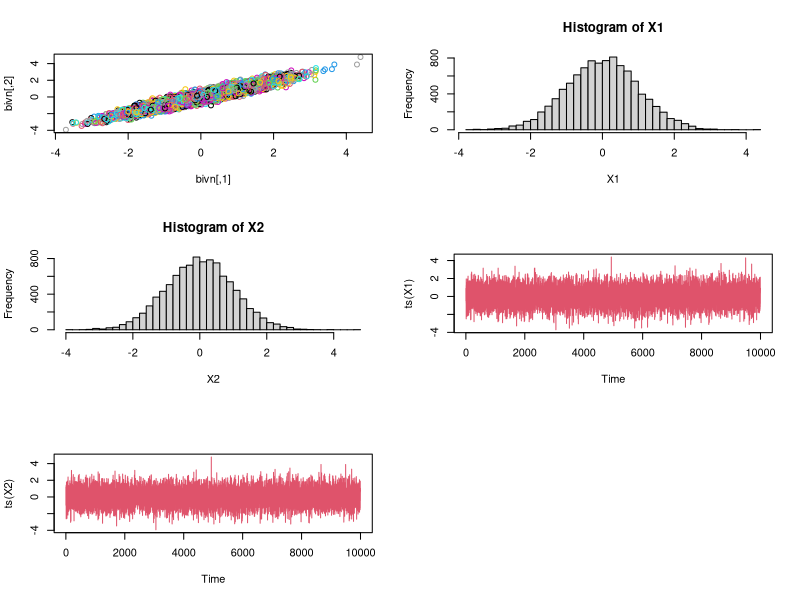
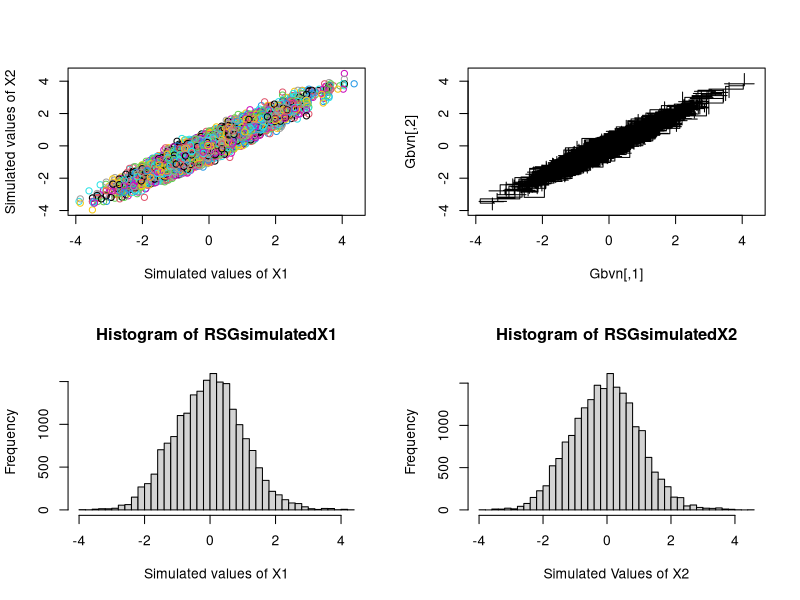
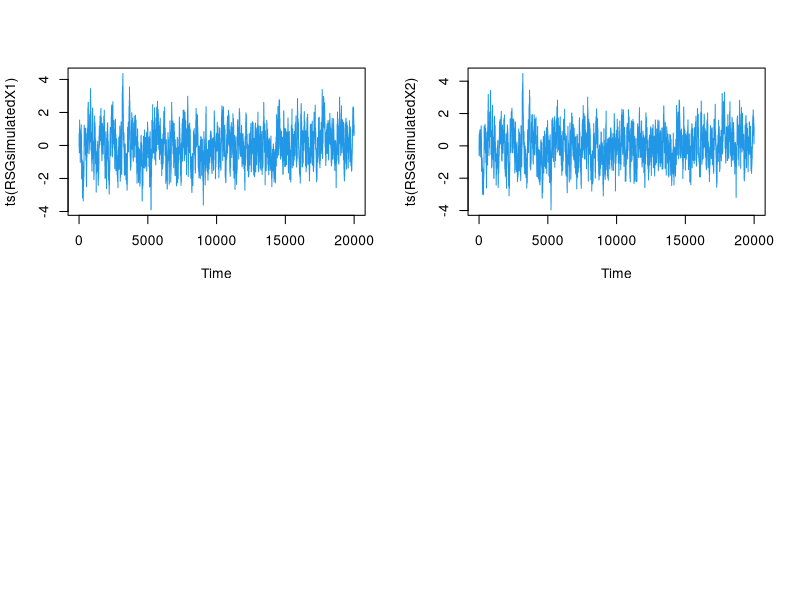
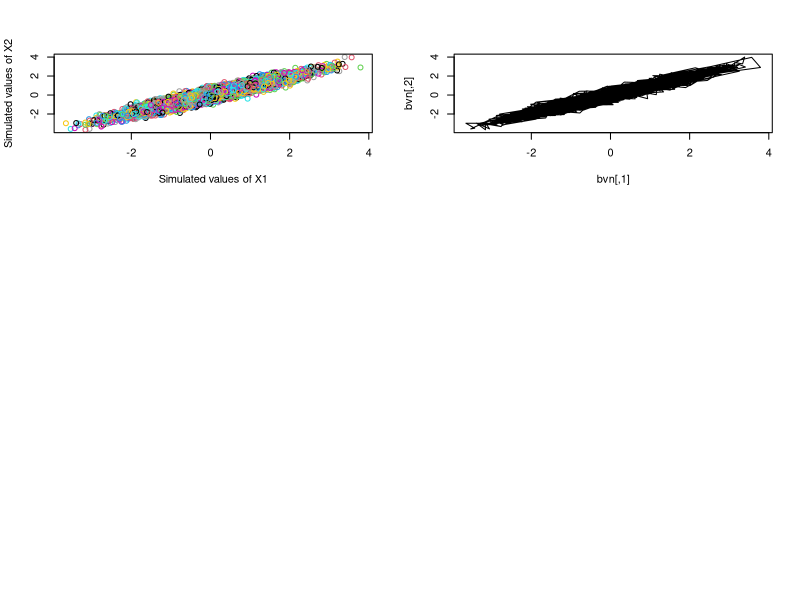

Recreate these plots in R, in order. (Note: this script raises an error after producing the figures.)
#Guided by code from
#http://www.mas.ncl.ac.uk/~ndjw1/teaching/sim/gibbs/gibbs.html
#which was written by Professor Darren Wilkinson
#This code requires the use of the package 'MASS', written by Brian Ripley et. al., published in 2018.
#The url for this package is https://cran.r-project.org/web/packages/MASS/MASS.pdf
library(MASS)


sig = cbind(c(1,0.95),c(0.95,1))



par(mfrow=c(1,3))
par(mfrow=c(3,2))
bivn = mvrnorm(10000, mu = c(0,0), Sigma = sig)
plot(bivn, col = 1:10000)



X1 = bivn[,1]
X2 = bivn[,2]
hist(X1,50,xlab = "X1")
hist(X2,50, xlab = "X2")

plot(ts(X1), col = 2)
plot(ts(X2), col = 2)

gibbs <- function(x0,y0,n,rho){
  mat = matrix(0,n,2)
  mat[1,]<-c(x0,y0)
  i = 2
  for(i in 2:n){
    w = runif(1,1,2)
    if( w < 1.5){
      x = rnorm(1,rho*mat[i-1,2],sqrt(1-rho^2))
      mat[i,]<-c(x,mat[i-1,2])
    }
    if(w>=1.5){
      y = rnorm(1,rho*mat[i-1,1],sqrt(1-rho^2))
      mat[i,]<-c(mat[i-1,1],y)
    }
    i = i+1
  }
  return(mat)  
}
Gbvn = gibbs(0,0,20000,0.95)
par(mfrow=c(2,2))
plot(Gbvn,col=1:10000, xlab = "Simulated values of X1", ylab = "Simulated values of X2")
plot(Gbvn,type="l")



RSGsimulatedX1 = Gbvn[,1]
RSGsimulatedX2 = Gbvn[,2]
hist(RSGsimulatedX1,50,xlab = "Simulated values of X1")
hist(RSGsimulatedX2,50, xlab = "Simulated Values of X2")

plot(ts(RSGsimulatedX1), col = 4)
plot(ts(RSGsimulatedX2), col = 4)

gibbsseq<-function (n, rho) 
{
  mat <- matrix(ncol = 2, nrow = n)
  x <- 0
  y <- 0
  mat[1, ] <- c(x, y)
  for (i in 2:n) {
    x <- rnorm(1, rho * y, sqrt(1 - rho^2))
    y <- rnorm(1, rho * x, sqrt(1 - rho^2))
    mat[i, ] <- c(x, y)
  }
  mat
}
bvn<-gibbsseq(10000,0.95)
par(mfrow=c(3,2))
plot(bvn,col=1:10000,xlab = "Simulated values of X1", ylab = "Simulated values of X2")
plot(bvn,type="l")
SsimulatedX1 = bvn[,1]
SsimulatedX2 = bvn[,2]
plot(ts(SGsimulatedX1), col = 3)
plot(ts(SGsimulatedX2), col = 3)
SGsimulatedX1 = bvn[,1]
SGsimulatedX2 = bvn[,2]
hist(SGsimulatedX1,50,xlab = "Simulated values of X1")
hist(SGsimulatedX2,50,xlab = "Simulated values of X2")
